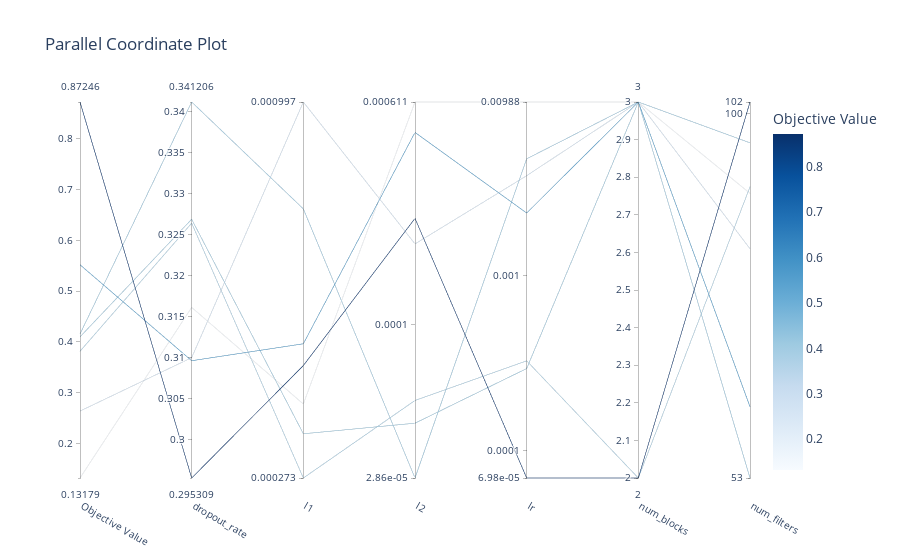

Notebook source saved alongside this figure:
### Code cell
optuna.visualization.plot_parallel_coordinate(study)

### Figure 1 — Plotly figure (JSON) as saved in the notebook; plotly's stock layout.template omitted (floating-point values rounded to 4 significant figures)
{"data": [{"dimensions": [{"label": "Objective Value", "range": [0.1318, 0.8725], "values": [0.3815, 0.4155, 0.5519, 0.8725, 0.1318, 0.2636, 0.4098]}, {"label": "dropout_rate", "range": [0.2953, 0.3412], "values": [0.3264, 0.3412, 0.3096, 0.2953, 0.3161, 0.31, 0.3269]}, {"label": "l1", "range": [-3.564, -3.001], "ticktext": ["0.000273", "0.000997"], "tickvals": [-3.564, -3.001], "values": [-3.564, -3.161, -3.363, -3.396, -3.453, -3.001, -3.498]}, {"label": "l2", "range": [-4.543, -3.214], "ticktext": ["2.86e-05", "0.0001", "0.000611"], "tickvals": [-4.543, -4, -3.214], "values": [-4.269, -4.543, -3.321, -3.625, -3.214, -3.715, -4.349]}, {"label": "lr", "range": [-4.156, -2.005], "ticktext": ["6.98e-05", "0.0001", "0.001", "0.00988"], "tickvals": [-4.156, -4, -3, -2.005], "values": [-3.486, -2.33, -2.64, -4.156, -2.005, -2.427, -3.53]}, {"label": "num_blocks", "range": [2, 3], "values": [2, 3, 3, 2, 3, 3, 3]}, {"label": "num_filters", "range": [1.724, 2.009], "ticktext": ["53", "100", "102"], "tickvals": [1.724, 2, 2.009], "values": [1.944, 1.724, 1.778, 2.009, 1.94, 1.898, 1.978]}], "labelangle": 30, "labelside": "bottom", "line": {"color": [0.3815, 0.4155, 0.5519, 0.8725, 0.1318, 0.2636, 0.4098], "colorbar": {"title": {"text": "Objective Value"}}, "colorscale": [[0, "rgb(247,251,255)"], [0.125, "rgb(222,235,247)"], [0.25, "rgb(198,219,239)"], [0.375, "rgb(158,202,225)"], [0.5, "rgb(107,174,214)"], [0.625, "rgb(66,146,198)"], [0.75, "rgb(33,113,181)"], [0.875, "rgb(8,81,156)"], [1, "rgb(8,48,107)"]], "reversescale": false, "showscale": true}, "type": "parcoords"}], "layout": {"title": {"text": "Parallel Coordinate Plot"}}}
